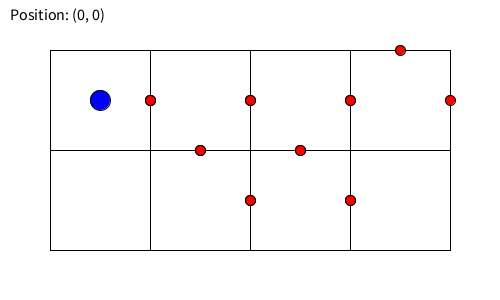
Frame 1 (no input)
Frame 60 (the mouse pressed at the canvas centre just before this capture): identical to frame 1, image omitted
Frame 120 (the mouse held since frame 60 and released just before this capture): identical to frame 1, image omitted

The Processing sketch that drew this single still picture (run headless with seeded random() and noise(); from frame 60 on, the mouse is pressed at the canvas centre):

// Processing sketch: miniDungeon_Prototipo
// ── miniDungeon_Prototipo.pde
// -------------------------juego ---------------------//
int[][] prueba = {
  {2, 14, 14, 11},
  {0, 3, 11, 8}
};

int[][] level1 = {
  {2, 14, 12, 0},
  {0, 3, 11, 8}
};
float espacio = 50;
Dungeon dungeon;
Player player;

void setup() {
  size(500, 300);
  dungeon = new Dungeon(prueba, 100);
  player = new Player(dungeon.roomSize/2+espacio, dungeon.roomSize/2+espacio, 20, 15); // Inicia en el centro de la primera habitación
}

void draw() {
  background(255);
  dungeon.display(); // si borra se mostrara solo la room actual
  player.display();
  // si la habitacion actual existe y esta en l rango de la matriz continuar, sino salir para evitar errores
  Room roomActual = dungeon.getRoom(player.col, player.row);
  if (roomActual != null) {
    roomActual.display();
    // Verificar colisiones y actualizar la posición del jugador
    player.checkCollisions(roomActual);          
  }
  displayPlayerPosition();
}

void keyPressed() {
  if (key == 'W' || key == 'w' || key == 'S' || key == 's' || key == 'A' || key == 'a'  || key == 'D' || key == 'd' ) {
    player.move(Character.toLowerCase(key)); // convertir a minusculas
  }
}

void displayPlayerPosition() {
  fill(0);
  textSize(16);
  text(player.getPosition(), 10, 20);
}

// ── Door.pde

class Door {
  float x, y;
  String direction;
  int radius = 10;
  
  Door(float x, float y, String direction) {
    this.x = x;
    this.y = y;
    this.direction = direction;
  }
  
  void display() {
    fill(255, 0, 0);
    ellipse(x, y, radius, radius);
  }
  
  //la puerta coliciona con el jugador?
  boolean isColliding(Player player) {
    return dist(x, y, player.x, player.y) < (radius + player.radius) / 2;
  }
}

// ── Dungeon.pde
class Dungeon {
  int cols, rows;
  int[][] matriz; // Representa la matriz de la dungeon con enteros para definir las puertas mas adelante
  Room[][] rooms;
  int roomSize;
  
  Dungeon(int[][] nivel, int roomSize) {
    this.cols = nivel[0].length;
    this.rows = nivel.length;
    this.matriz = nivel;
    this.roomSize = roomSize;
    this.rooms = new Room[rows][cols];
    generateRooms();
  }
  
  public void generateRooms() {
    for (int i = 0; i < this.rows; i++) {
      for (int j = 0; j < this.cols; j++) {
        this.rooms[i][j] = new Room(matriz[i][j], j * this.roomSize+espacio, i * this.roomSize+espacio, this.roomSize);
      }
    }
  }
  
  public void display() {
    for (int i = 0; i < this.rows; i++) {
      for (int j = 0; j < this.cols; j++) {
        this.rooms[i][j].display();
      }
    }
  }
  
  // Debuelve el objeto habitacion segun la columna y fila solicitada dentro del limite de la matriz
  public Room getRoom(int col, int row) {
    if (col >= 0 && col < cols && row >= 0 && row < rows) {
      return this.rooms[row][col];
    }
    println("Room Inexistente por estar fuera de rango");
    return null;
  }
}

// ── Player.pde

class Player {
  float x, y, radius;
  int speed;
  int col, row; // columans y filas en donde esta parado el jugador con respecto a la matriz

  Player(float x, float y, float radius, int speed) {
    this.x = x;
    this.y = y;
    this.radius = radius;
    this.speed = speed;
    this.col = 0;
    this.row = 0;
  }

  void display() {
    fill(0, 0, 255);
    ellipse(x, y, radius, radius);
  }

  void move(char direction) {
    if (direction == 'w' && y - speed  >= 0) y -= speed;
    if (direction == 's' && y + speed  <= height) y += speed;
    if (direction == 'a' && x - speed  >= 0) x -= speed;
    if (direction == 'd' && x + speed  <= width) x += speed;
  }

  public void updatePosition(int newCol, int newRow, float newX, float newY) {
    col = newCol;
    row = newRow;
    x = newX;
    y = newY;
  }

  void checkCollisions(Room roomActual) { // hay que optimizarlo
    // si en la habitacion actual no hay puertas salir asi no consumir recursos
    if (roomActual.hasDoors() == false) return;

    for (Door door : roomActual.doorList) {
      if (door != null && door.isColliding(this)) { // correccion de error por si la puerta no existia
        //si la proxima habitacion en el rango de la matriz continuar
        if (door.direction == "UP" && dungeon.getRoom(col, row - 1) != null) {
          updatePosition(col, row-1, door.x, door.y-radius); return;
        } else if (door.direction == "DOWN"  && dungeon.getRoom(col, row + 1) != null) {
          updatePosition(col, row+1, door.x, door.y+radius); return;
        } else if (door.direction == "LEFT"  && dungeon.getRoom(col -1, row) != null) {
          updatePosition(col-1, row, door.x-radius, door.y);return;
        }
        else if (door.direction == "RIGHT"  && dungeon.getRoom(col+1, row) != null) {
          updatePosition(col+1, row, door.x+ radius , door.y);return;
        }
      }
    }
    // Limitando al jugador para que no salga de los limites de la habitacion actual
    if (x - radius / 2 < roomActual.x) x = roomActual.x + radius / 2;
    if (x + radius / 2 > roomActual.x + roomActual.size) x = roomActual.x + roomActual.size - radius / 2;
    if (y - radius / 2 < roomActual.y) y = roomActual.y + radius / 2;
    if (y + radius / 2 > roomActual.y + roomActual.size) y = roomActual.y + roomActual.size - radius / 2;
  }

  // devuelve la posicion del jugador con respecto a la matriz
  String getPosition() {
    return "Position: (" + col + ", " + row + ")";
  }
}

// ── Room.pde

class Room {
  int doors;  // Representa las posiciones de las puertas en binario
  float x, y, size;
  Door[] doorList; // lista de puertas que tiene la room
  
  Room(int doors, float x, float y, float size) {
    this.doors = doors;
    this.x = x;
    this.y = y;
    this.size = size;
    doorList = new Door[4];
    generateDoors();
  }
  
  void generateDoors() { // Logrado!!! reduci mucho codigo con esto T_T
    // si hay puertas genera una en la posicion del vector :D y lugar, sino la dejara en null
    // Coprobacion AND bit a bit para saber si hay una puerta en X direccion
    if ((doors & 1) != 0) doorList[0] = new Door(x + size / 2, y, "UP");
    if ((doors & 2) != 0) doorList[1] = new Door(x + size, y + size / 2, "RIGHT");
    if ((doors & 4) != 0) doorList[2] = new Door(x + size / 2, y + size, "DOWN");
    if ((doors & 8) != 0) doorList[3] = new Door(x, y + size / 2, "LEFT");
    
    // internamente compara los bits de un numero con otro esto se explica mejor en el word
  }
  
  void display() {
    stroke(0);
    noFill();
    rect(x, y, size, size);
    for (Door door : doorList) {
      if (door != null) door.display(); // si la puerta existe la dibuja
    }
  }
  boolean hasDoors() { // hay una puerta? si la hay devuelve true caso contrario false
    for (Door door : doorList) {
      if (door != null) return true;
    }
    println("no hay puertas :c");
    return false;
  }
}
